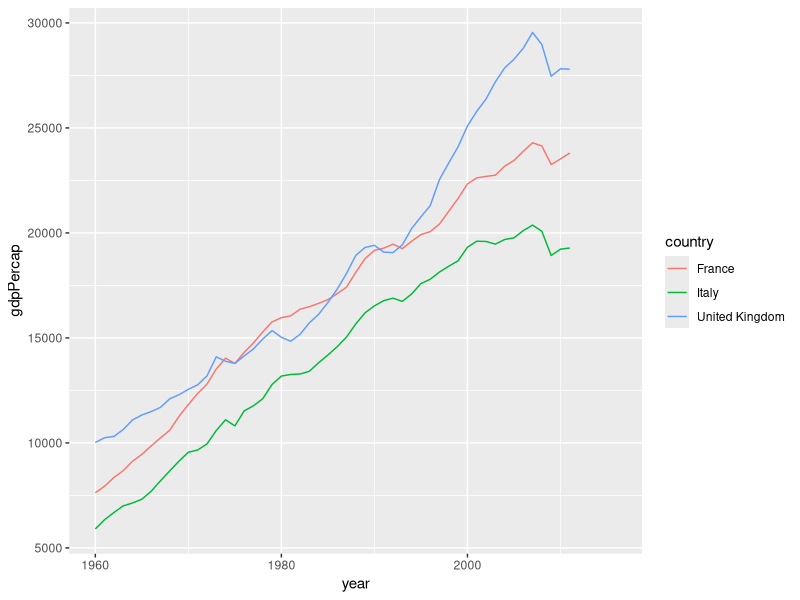
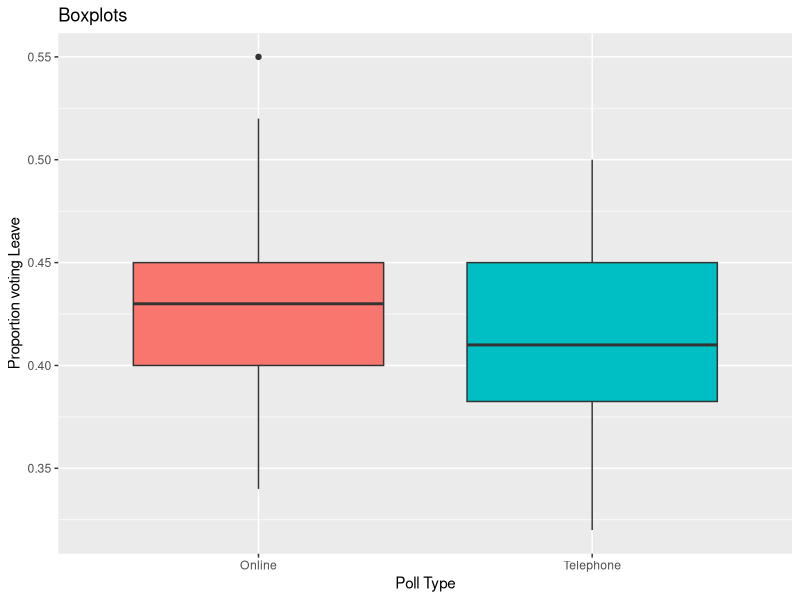
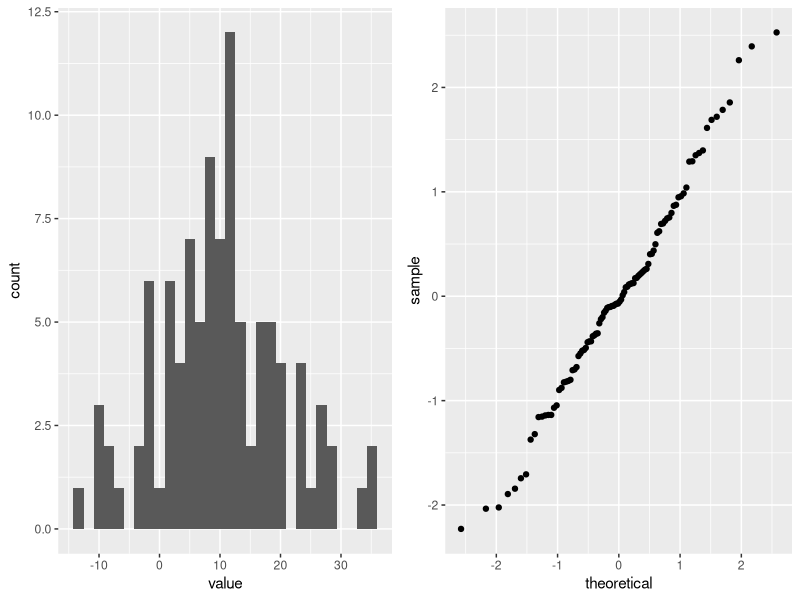
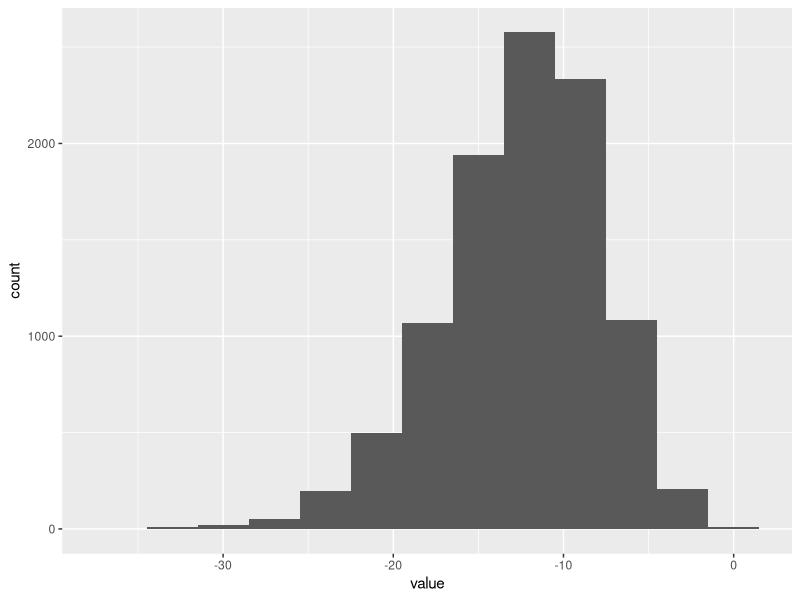

Recreate these plots in R, in order.
## ---- chunk 1
knitr::opts_chunk$set(echo = TRUE, fig.width=6, fig.height=4, fig.align ="center", out.width = "80%", warning=FALSE, message=FALSE) # global options
library(tidyverse)
library(ggplot2)
## ---- chunk 2
rm(list = ls())
ls()
## ---- chunk 3
library(dslabs)
data(gapminder)
## ---- chunk 4
library(tidyverse)
## ---- chunk 5
gapminder <- gapminder %>%
   mutate(gdpPercap = gdp / population)
gapminder %>%
   filter(country %in% c('France', 'Italy', 'United Kingdom')) %>%
   ggplot(aes(year, gdpPercap, col = country)) +
   geom_line()
## ---- chunk 6
gapminder %>%
   filter(region == 'Southern Europe' & year == 2011) %>%
   mutate(gdpPercapPerday = gdpPercap / 365) %>%
   select(country, population, gdp, gdpPercapPerday) %>%
   arrange(desc(gdpPercapPerday)) %>%
   head(n=5)
## ---- chunk 7
gapminder %>%
   group_by(continent) %>%
   filter(between(year, 1990, 1999) & !is.na(infant_mortality)) %>%
   summarize(avg_infant_mortality = mean(infant_mortality))
## ---- chunk 8
gapminder %>%
   group_by(country) %>%
   filter(between(year, 2006, 2016) & !is.na(life_expectancy)) %>%
   summarize(avg_life_expectancy = mean(life_expectancy)) %>%
   arrange(avg_life_expectancy) %>%
   head(n=5)
## ---- chunk 9
library(dslabs)
data(brexit_polls)
## ---- chunk 10
library(ggplot2)
library(dplyr)
## ---- chunk 11
class(brexit_polls)
## ---- chunk 12
brexit_polls <- as.tibble(brexit_polls)
class(brexit_polls)
## ---- chunk 13
head(brexit_polls, 3)
## ---- chunk 14
brexit2 <- brexit_polls %>%
   select(pollster, poll_type, samplesize, leave)
brexit2
## ---- chunk 15
brexit3 <- brexit2 %>%
   mutate(leavenum = samplesize * leave)
brexit3
## ---- chunk 16
brexit4 <- as.tibble(brexit_polls) %>%
   select(pollster, poll_type, samplesize, leave) %>%
   mutate(leavenum = samplesize * leave)
identical(brexit3, brexit4)
## ---- chunk 17
brexit3 %>% 
   ggplot(aes(x = poll_type, y = leave, fill = poll_type)) +
   geom_boxplot() +
   labs(title = 'Boxplots') +
   xlab('Poll Type') +
   ylab('Proportion voting Leave') +
   theme(legend.position = 'none')
## ---- chunk 18
brexit3 %>%
   group_by(poll_type) %>%
   summarize(median = median(leave), mean = mean(leave))
## ---- chunk 19
overall_mean <- brexit3 %>%
   summarize(total_mean = mean(leave)) %>%
   pull(total_mean)

brexit3 %>%
   group_by(poll_type) %>%
   summarize(percentage = length(leave[leave >= overall_mean]) / length(leave) * 100)
## ---- chunk 20
set.seed(100)
normdat <- as.tibble(rnorm(100, 10, 10))
normdat
## ---- chunk 21
library(gridExtra)
p1 <- normdat %>% ggplot(aes(x = value)) + geom_histogram()
p2 <- normdat %>% ggplot(aes(sample = scale(value))) + geom_qq()
grid.arrange(p1, p2, ncol = 2)
## ---- chunk 22
set.seed(100)
smallest <- function() {
   normdat <- rnorm(50, 10, 10)
   min(normdat)
}

B <- 10000
results <- as.tibble(replicate(B, smallest()))
results %>% 
   ggplot(aes(x = value)) +
   geom_histogram(binwidth = 3)
## ---- chunk 23
mean(results < -20)
## ---- chunk 24
mean(results == -20)
